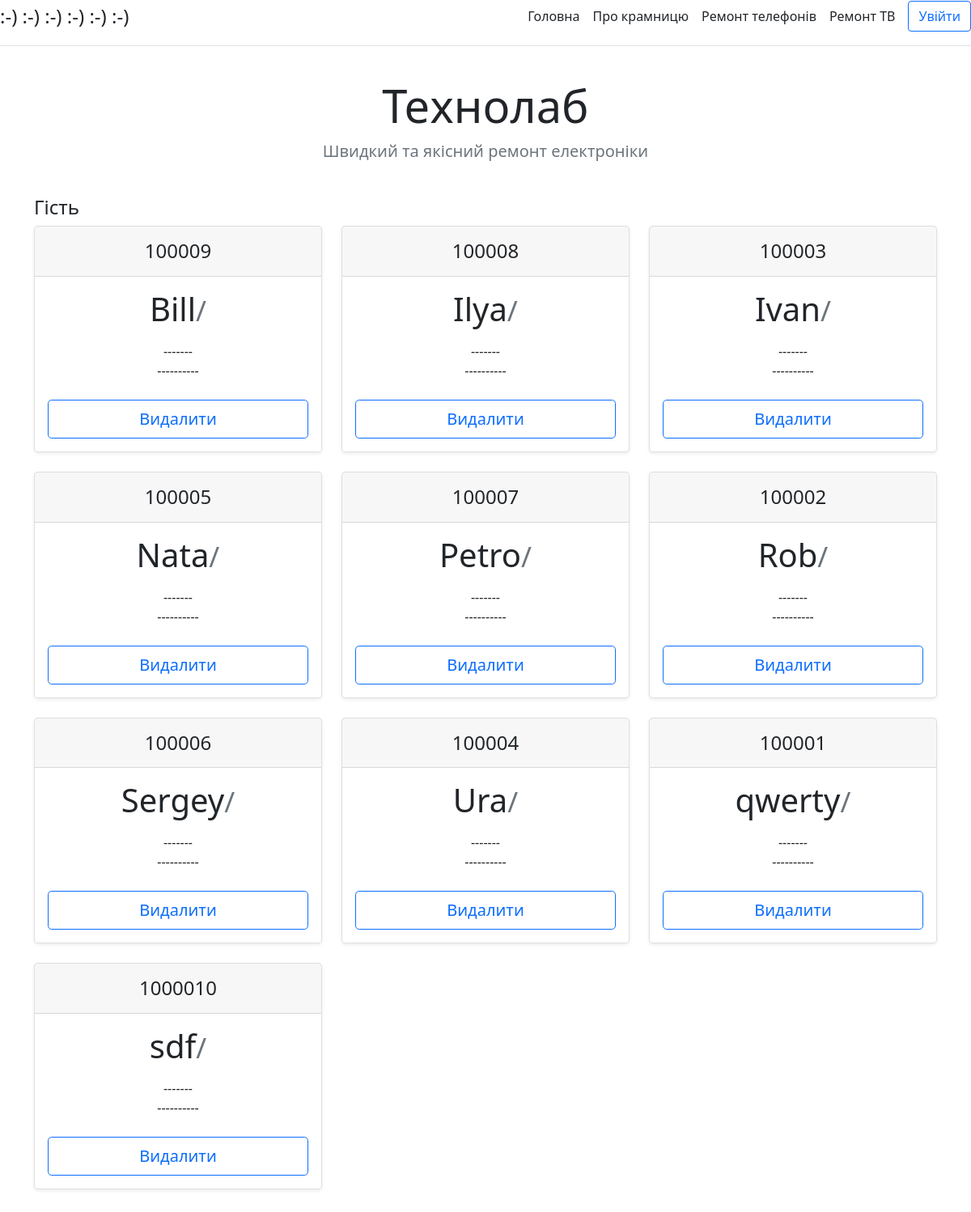
Page /management on the earlier database version.
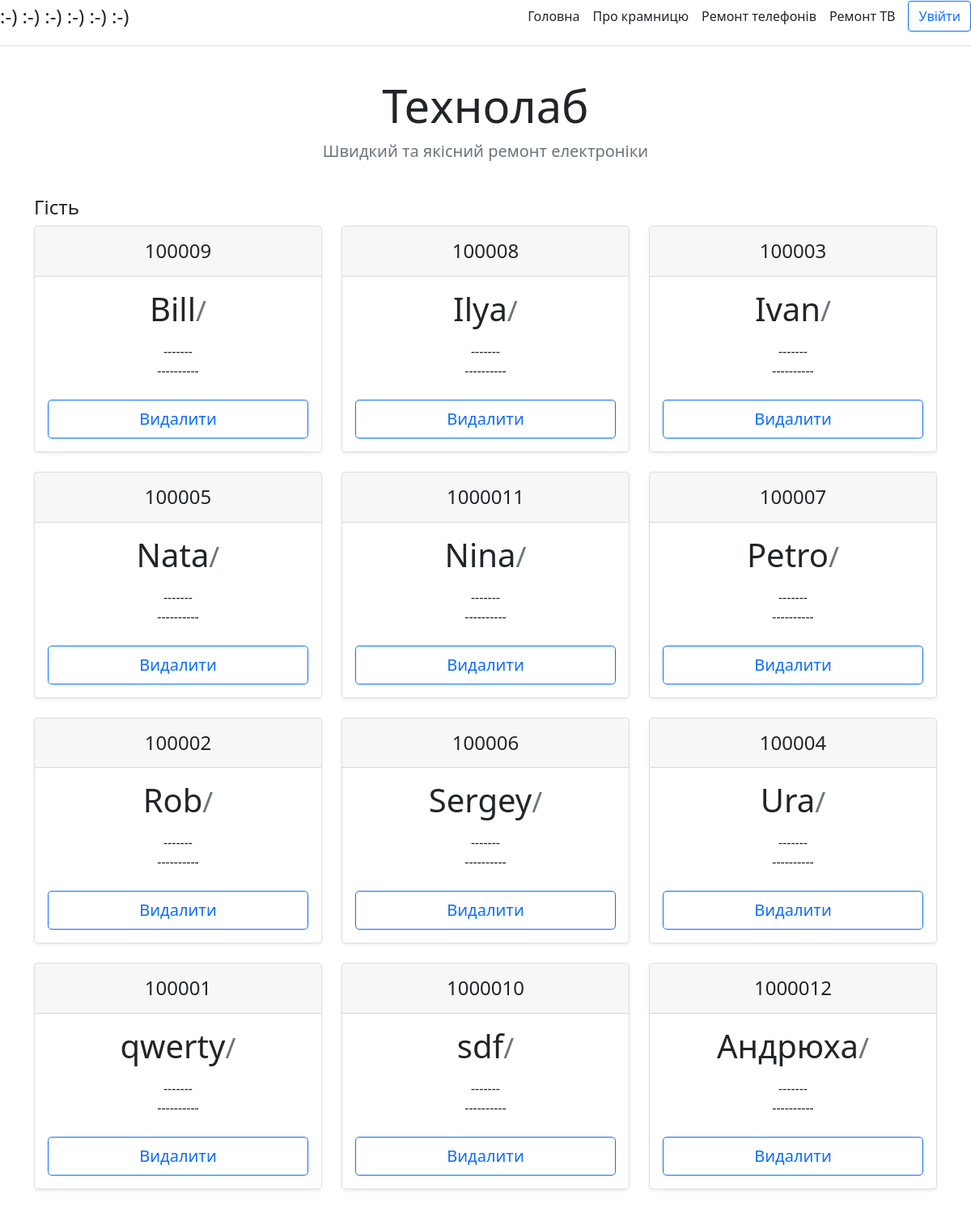
Same page on the later database version.
### main.py (models this page shows, shortened)
class Users(db.Model):
    id = db.Column(db.Integer, primary_key=True)
    user = db.Column(db.String)
    password = db.Column(db.String)
    salt = db.Column(db.String)
    is_admin = db.Column(db.Boolean, default=False)
    user_name = 'Гість'
    user_rights = 'quest'
    base_for_user = 'base.html'

### main.py (the view)
@app.route('/management')
def management():
    arg = Users.base_for_user
    print(arg)
    users = Users.query.order_by(Users.user).all()
    return render_template('management.html', data=users, args=Users.base_for_user, user=Users.user_name)

### templates/management.html
{% extends args %}
{% block body %}
<div class="container">
    <h4>{{user}}</h4>
    <div class="row row-cols-1 row-cols-md-3 mb-3 text-center">
    {% for user in data %}
    <div class="col">
        <div class="card mb-4 rounded-3 shadow-sm">
          <div class="card-header py-3">
            <h4 class="my-0 fw-normal">10000{{ user.id }}</h4>
          </div>
          <div class="card-body">
            <h1 class="card-title pricing-card-title">{{ user.user }}<small class="text-muted fw-light">/</small></h1>
            <ul class="list-unstyled mt-3 mb-4">
              <li>-------</li>
              <li>----------</li>
            </ul>
            <button type="button" class="w-100 btn btn-lg btn-outline-primary">Видалити</button>
          </div>
        </div>
      </div>
    {% endfor %}
    </div>
    </div>
    {% endblock %}

### templates/base.html (shortened to what this page needs)
<!doctype html>
<html lang="ru">
<head>
    <link rel="stylesheet" href="https://cdn.jsdelivr.net/npm/bootstrap@5.1.0/dist/css/bootstrap.min.css">
</head>
<body>
<header>
    <div class="d-flex flex-column flex-md-row align-items-center pb-3 mb-4 border-bottom">
      <a href="/" class="d-flex align-items-center text-dark text-decoration-none">
        <span class="fs-4">:-) :-) :-) :-) :-) :-) </span>
      </a>
      <nav class="d-inline-flex mt-2 mt-md-0 ms-md-auto">
        <a class="me-3 py-2 text-dark text-decoration-none" href="/">Головна</a>
        <a class="me-3 py-2 text-dark text-decoration-none" href="/about">Про крамницю</a>
        <a class="me-3 py-2 text-dark text-decoration-none" href="#">Ремонт телефонів</a>
        <a class="me-3 py-2 text-dark text-decoration-none" href="#">Ремонт ТВ</a>
      </nav>
      <a class="btn btn-outline-primary" href="/reg_or_log">Увійти</a>
    </div>
    <div class="pricing-header p-3 pb-md-4 mx-auto text-center">
      <h1 class="display-4 fw-normal">Технолаб</h1>
      <p class="fs-5 text-muted">Швидкий та якісний ремонт електроніки</p>
    </div>
  </header>
{% block body %}{% endblock %}

Differences in the rows shown:
added Users: id "11", user "Nina"
added Users: id "12", user "Андрюха"
